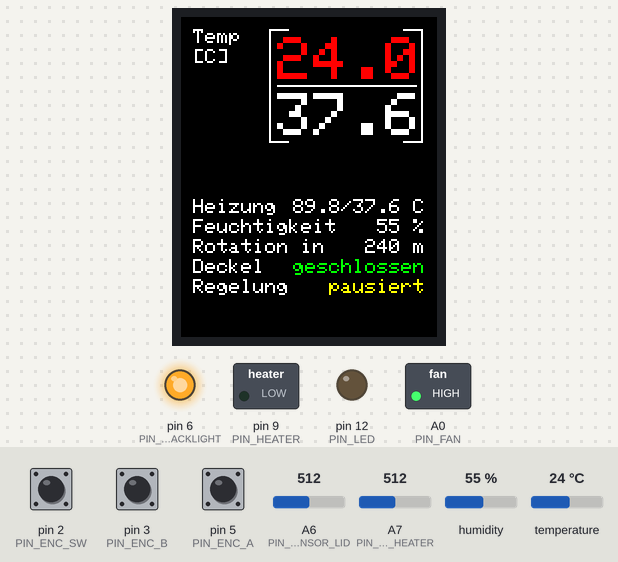
The program below on a simulated Arduino Nano, built with avr-gcc and run on an emulated ATmega328P. Parts: 128×160 colour display, switched loads named in the program (green lamp = pin HIGH), output pins drawn as LEDs (lit = HIGH). The inputs (shaded band) are chosen by the test bench; at power-on: A6 (PIN_SENSOR_LID) = 512, pin 2 (PIN_ENC_SW) HIGH, humidity 55 %, temperature 24 °C, A7 (PIN_SENSOR_TEMP_HEATER) = 512, pin 3 (PIN_ENC_B) HIGH, pin 5 (PIN_ENC_A) HIGH. Pins used as bus, display or sensor lines are not drawn.

Above: at 1.4 s.
1.5 s: A6 (PIN_SENSOR_LID) set to 487
At 3.3 s:
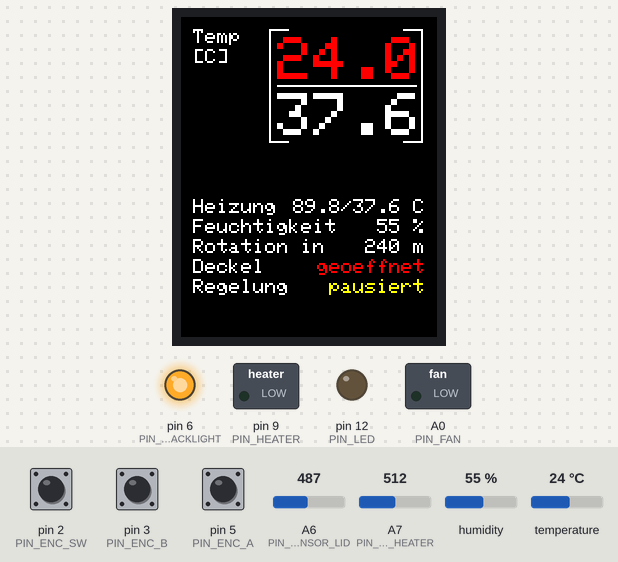
3.6 s: pin 2 (PIN_ENC_SW) pulled LOW for 0.15 s
At 4.4 s:
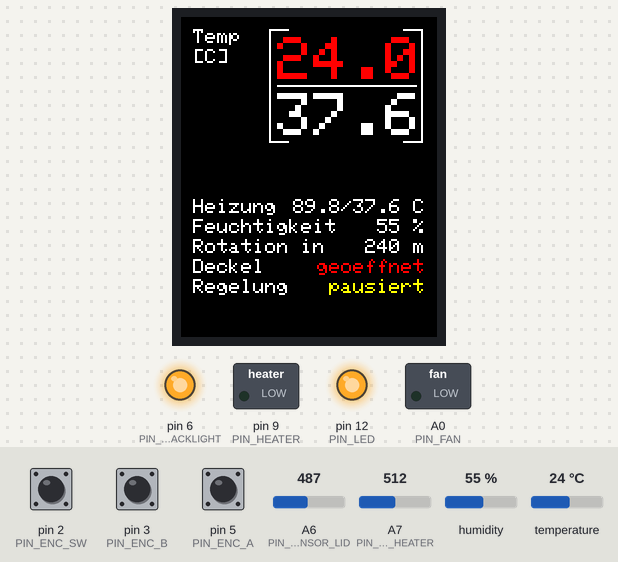
5.3 s: A6 (PIN_SENSOR_LID) set to 716
At 6.7 s:
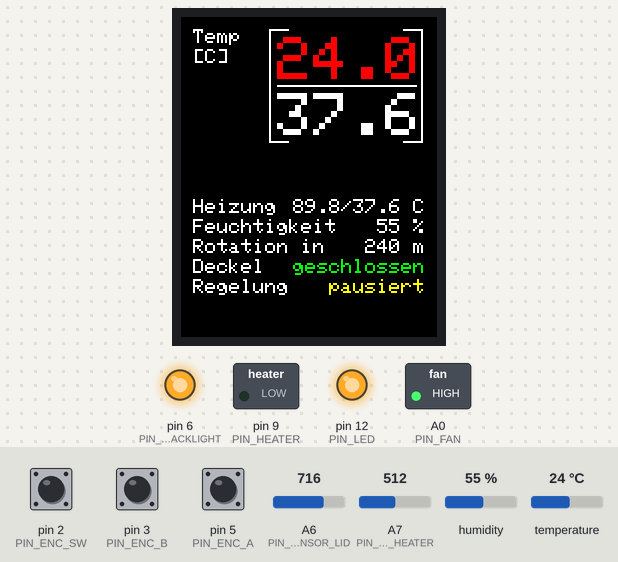
7.8 s: humidity set to 22 %
At 8.7 s:
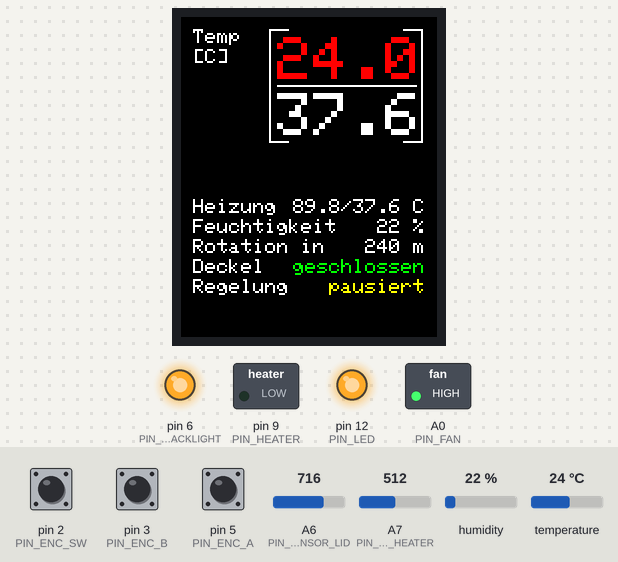
9.8 s: temperature set to 12 °C
At 11.6 s:
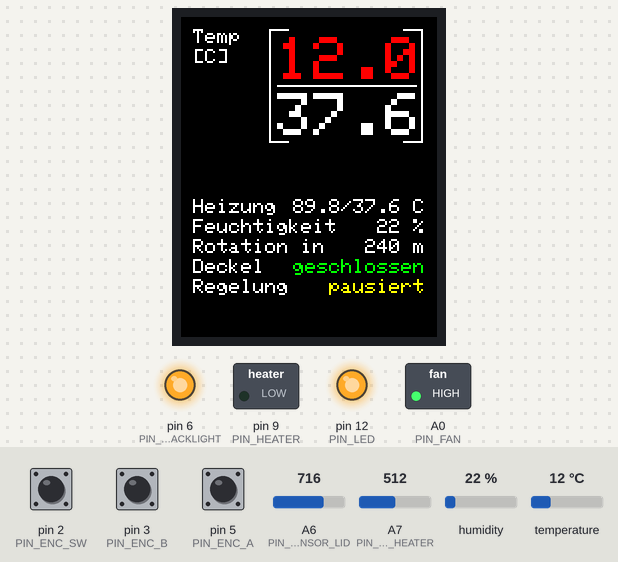
12.0 s: A7 (PIN_SENSOR_TEMP_HEATER) set to 992
At 13.6 s:
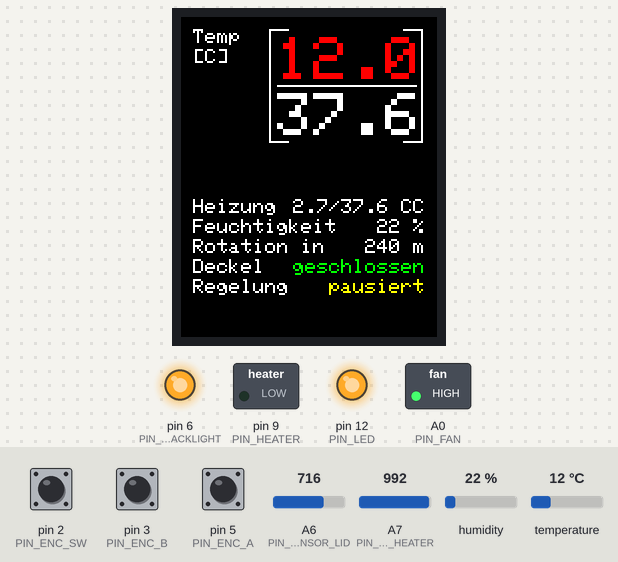
Timing chart, 0 to 15.1 s (numbered marks = the images above; inputs shaded):
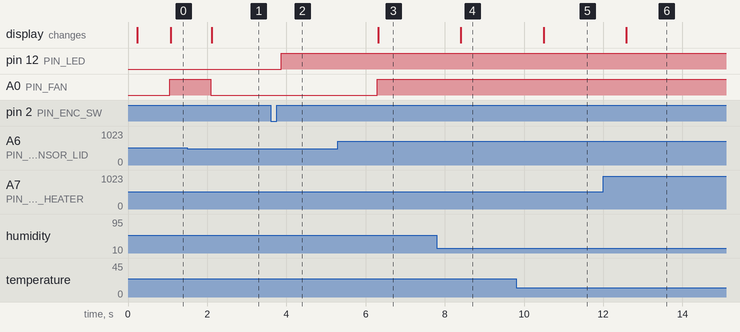

The program:

main.cpp
```cpp
#include <Arduino.h>
#include "definitions.h"
#include "hwInterfaces.h"
#include "display.h"
#include "sensors.h"
#include "controller.h"
#include "appHelpers.h"

//timing
const uint16_t timingEncoder = ENCODER_RESET;
const uint16_t timingDisplay = TIMING_DISPLAY;                    //ms //draw only dynamics //draw statics on toggling display LED
const uint16_t timingSensors = TIMING_SENSORS;                    //ms //read data then request for next round
const uint16_t timingControllerHeater = TIMING_CONTROLLER_HEATER; //ms //inner control loop
const uint16_t timingControllerApp = TIMING_CONTROLLER_APP;       //ms //outer controll loop
const uint16_t timingSecond = 925;                               //ms // timer for stats and motor and ....

//timing vars
uint32_t timingEncoderLast;
uint32_t timingDisplayLast;
uint32_t timingSensorsLast;
uint32_t timingControllerHeaterLast;
uint32_t timingControllerAppLast;
uint32_t timingSecondLast;

void setup()
{
    Serial.begin(SERIAL_BAUD);

    setupHWInterfaces();
    setupSensors();
    setupDisplay();
    setupController();

    digitalWrite(PIN_TFT_BACKLIGHT, 1);
    drawDisplayStatic();
}

void loop()
{
    watchman();

    if ((millis() - timingEncoderLast) >= timingEncoder)
    {
        encClickHandler();
        timingEncoderLast = millis();
    }
    else if ((millis() - timingDisplayLast) >= timingDisplay)
    {
        drawDisplayDynamic();
        timingDisplayLast = millis();
    }
    else if ((millis() - timingSecondLast) >= timingSecond)
    {
        rotate();
        oneSecondTicker();

        if (LIGHT_AUTO_OFF_DELAY > 0)
        {
            lightAutoOff();
        }

        timingSecondLast = millis();
    }
    else if ((millis() - timingSensorsLast) >= timingSensors)
    {
        controllerState(CONTROLLER_PAUSED); //pause
        updateSensorData();
        controllerState(CONTROLLER_ACTIVE); //reactivate;
        timingSensorsLast = millis();
    }
    else if ((millis() - timingControllerHeaterLast) >= timingControllerHeater)
    {
        controllerHeaterRun();
        timingControllerHeaterLast = millis();
    }
    else if ((millis() - timingControllerAppLast) >= timingControllerApp)
    {
        controllerAppRun();
        timingControllerAppLast = millis();
    }
}
```

appHelpers.cpp
```cpp
#include "appHelpers.h"
#include "sensors.h"
#include "controller.h"
#include "hwInterfaces.h"
#include "definitions.h"

uint16_t timeSinceLastRotation = 0; //secons since last rotation
bool rotationEnabled = ROTATION_ENABLED;
char rotationIntervalUnit;
bool statusLidClosedLast;
uint16_t controllerDelay;

uint16_t getTimeUntilRotation()
{
    uint16_t timeUntilRotation = ROTATION_INTERVAL * 60 - timeSinceLastRotation;

    if (timeUntilRotation >= 120)
    {
        timeUntilRotation = (timeUntilRotation + 30) / 60;
        rotationIntervalUnit = 'm';
    }
    else
    {
        rotationIntervalUnit = 's';
    }

    return timeUntilRotation;
}

char getRotationIntervalUnit()
{
    return rotationIntervalUnit;
}

void rotationEnable()
{
    rotationEnabled = !rotationEnabled;
}

bool getRotationStatus()
{
    return rotationEnabled;
}

void rotate()
{
    if (rotationEnabled)
    {
        timeSinceLastRotation += 1;

        if (timeSinceLastRotation >= ROTATION_INTERVAL * 60)
        {
            stepperStep(ROTATION_STEPS);
            timeSinceLastRotation = 0;
        }
    }
}

void oneSecondTicker()
{
    if (controllerDelay > 0)
    {
        controllerDelay -= 1;
    }
}

void watchman()
{
    if (getStatusLidClosed())
    {
        if (getControllerEnabled())
        {
            if (statusLidClosedLast == 0)
            {
                controllerDelay = CONTROLLER_RESTART_DELAY;
            }
            if (controllerDelay != 0)
            {
                controllerState(CONTROLLER_PAUSED);
            }
            else
            {
                controllerState(CONTROLLER_ACTIVE);
            }

            setFan(1);
        }
        else
        {
            controllerState(CONTROLLER_INACTIVE);
            setFan(0);
        }
        statusLidClosedLast = 1;
    }
    else
    {
        setFan(0);
        if (getControllerEnabled())
        {
            controllerState(CONTROLLER_PAUSED);
        }
        else
        {
            controllerState(CONTROLLER_INACTIVE);
        }
        statusLidClosedLast = 0;
    }
}
```

appHelpers.h
```cpp
#pragma once
#include <Arduino.h>

void watchman();
void rotate();
void rotationEnable();
bool getRotationStatus();
uint16_t getTimeUntilRotation();
char getRotationIntervalUnit();
void oneSecondTicker();
```

controller.cpp
```cpp
#include "controller.h"
#include "definitions.h"
#include "sensors.h"

//controller setup
float temperatureAppTarget = TEMPERATURE_APP_TARGET;
const float kp = CONTROLLER_KP;
const float ki = CONTROLLER_KI;
const float kd = CONTROLLER_KD;
const float controllerOutputLimitHeater = CONTROLLER_OUTPUT_LIMIT_HEATER; //pwm ratio //20 kHz setting 800 is max
const float controllerOutputLimitApp = CONTROLLER_OUTPUT_LIMIT_APP;       //°C
bool controllerEnabled = CONTROLLER_START_ACTIVE;
char controllerCurrentState;
float temperatureHeaterTarget = temperatureAppTarget;

//controller vars
float controllerOutputHeater = 0;
float controllerOutputApp;
float errorCurrentHeater;
float errorCurrentApp, errorLastApp;
float derivative;
float integral;

//set inital value for inner control loop
//temperatureHeaterTarget = temperatureAppTarget;

void setupController()
{
    integral = TEMPERATURE_APP_TARGET * 85000.0 - 2066000; //calculated from integral value in stable condition at 37.5 °C. Assumption i is 0 at 24 °C. Slope lowered to avoid overshoot.
}

float getTemperatureHeaterTarget()
{
    return temperatureHeaterTarget;
}

char controllerState()
{
    return controllerCurrentState;
}

void controllerState(char state)
{
    switch (state)
    {
    case CONTROLLER_ACTIVE:
        analogWrite(PIN_HEATER, (int)controllerOutputHeater);
        controllerCurrentState = CONTROLLER_ACTIVE;
        break;
    case CONTROLLER_PAUSED:
        analogWrite(PIN_HEATER, 0);
        controllerCurrentState = CONTROLLER_PAUSED;
        break;
    case CONTROLLER_INACTIVE:
        analogWrite(PIN_HEATER, 0);
        controllerCurrentState = CONTROLLER_INACTIVE;
        break;
    }
}

bool getControllerEnabled()
{
    return controllerEnabled;
}

void controllerEnable()
{
    controllerEnabled = !controllerEnabled;
}

void controllerAppRun()
{
    if (controllerState() == 1)
    {
        errorCurrentApp = temperatureAppTarget - getTemperatureAppCurrent();
        integral += errorCurrentApp * TIMING_CONTROLLER_APP;
        derivative = (errorCurrentApp - errorLastApp) / TIMING_CONTROLLER_APP;

        controllerOutputApp = kp * errorCurrentApp + ki * integral + kd * derivative;

        errorLastApp = errorCurrentApp;

        if (controllerOutputApp > controllerOutputLimitApp)
        {
            controllerOutputApp = controllerOutputLimitApp;
            integral = integral - errorCurrentApp * TIMING_CONTROLLER_APP; //no i windup
        }

        if (controllerOutputApp < 0)
        {
            controllerOutputApp = 0;
        }

        temperatureHeaterTarget = controllerOutputApp;
    }
}
void controllerHeaterRun()
{
    if (controllerState() == 1)
    {
        errorCurrentHeater = temperatureHeaterTarget - getTemperatureHeaterCurrent();
        if (errorCurrentHeater > 0)
        {
            controllerOutputHeater = controllerOutputLimitHeater;
        }
        else
        {
            controllerOutputHeater = 0;
        }
    }
    else
    {
        controllerOutputHeater = 0;
    }
}
```

controller.h
```cpp
#pragma once

#include <Arduino.h>

void controllerEnable();
bool getControllerEnabled();
void controllerHeaterRun();
void controllerAppRun();
void controllerState(char state); //set controller state
char controllerState();           //get controller state
float getTemperatureHeaterTarget();
void setupController();
```

definitions.h
```cpp
#pragma once

//pin definitions
#define PIN_SENSOR_LID A6
#define PIN_STEPPER_DISABLE A1
#define PIN_STEPPER_STEP 4
#define PIN_HEATER 9
#define PIN_SENSOR_TEMP_HEATER A7
#define PIN_SENSOR_HUMIDITY A2
#define PIN_ONEWIRE A3
#define PIN_TFT_CS 10       // TFT chip select
#define PIN_TFT_DC 7        // TFT command or display
#define PIN_TFT_RST 8       // TFT reset
#define PIN_TFT_BACKLIGHT 6 // TFT backlight
#define PIN_ENC_SW 2        //encoder switch
#define PIN_ENC_A 5         //bitwise reading used. Need to change byte value in encoderEvaluate() as well
#define PIN_ENC_B 3         //bitwise reading used. Need to change byte value in encoderEvaluate() as well
#define PIN_FAN A0
#define PIN_LED 12

//other
#define SERIAL_BAUD 115200

//timing
//#define TIMING_ENCODER 250             //ms //interval when click counter resets
#define TIMING_DISPLAY 50             //ms //interval between display redraws (only dynamic values)
#define TIMING_SENSORS 1000           //ms //interval between sensor updates DS18B20 takes about 750ms! Non blocking request is updated next cycle, temp values are therefore min. this time old
#define TIMING_CONTROLLER_HEATER 1000 //ms //interval between running the heater bang-bang-controller
#define TIMING_CONTROLLER_APP 6000    //ms //interval between running the application pid-controller

//controller
#define CONTROLLER_KP 15.0
#define CONTROLLER_KI 0.00004
#define CONTROLLER_KD 0.0
#define CONTROLLER_OUTPUT_LIMIT_HEATER 350 //pwm //800 is max, defined in setupPWM()
#define CONTROLLER_OUTPUT_LIMIT_APP 80.0   //°C //max. allowed heater temperature
#define CONTROLLER_START_ACTIVE 1          //important in case of restart after power outage
#define CONTROLLER_RESTART_DELAY 60         //s //after controller pause wait this long while running the fan before restarting controller

//do not change
#define CONTROLLER_ACTIVE 1
#define CONTROLLER_INACTIVE 0
#define CONTROLLER_PAUSED 2

//application
#define TEMPERATURE_APP_TARGET 37.6   //°C //application target temperature
#define TEMPERATURE_APP_TOLERANCE 0.2 //display temperature in green if within +- this tolerance
#define ROTATION_INTERVAL 60 * 4           //min //interval between rotations
#define ROTATION_STEPS 8000          //steps //stepper steps every time the rotation interval runs out
#define ROTATION_ENABLED 1          //start with rotation active

//other
#define DISPLAY_IDLE_TIME 60         //s //display turns off after this time has passed without input
#define ENCODER_RESET 180            //ms //time after encoder click counter resets
#define LIGHT_ON_START_ENABLE 0      //start with lights active?
#define LIGHT_AUTO_OFF_DELAY 30      //s //seconds until lights turn off automatically //0 to disable
#define LIGHT_AUTO_OFF_DELAY_MAX 60  //s //max settable delay before roll-over
#define LIGHT_AUTO_OFF_DELAY_STEPS 5 //s //amount of change for every encoder click

//stepper detail
#define STEPPER_PULSE_DURATION 50 //µs //time between on and off pulse
#define STEPPER_STEP_DELAY 500    //µs //stepper speed (time between two steps)
```

display.cpp
```cpp
#include "display.h"
#include "definitions.h"
#include "controller.h"
#include "sensors.h"
#include "appHelpers.h"
#include "hwInterfaces.h"
#include "menu.h"
#include <Adafruit_GFX.h>    // Adafruit Grafik-Bibliothek
#include <Adafruit_ST7735.h> // Adafruit ST7735-Bibliothek

uint16_t getPosFromRight(uint16_t characters);
uint8_t getSpacesTo1000(uint16_t number);

Adafruit_ST7735 TFT = Adafruit_ST7735(PIN_TFT_CS, PIN_TFT_DC, PIN_TFT_RST);

//VARS TFT
uint16_t textSize = 1;
uint16_t currentY = 0;
uint16_t currentX = 0;
uint16_t padding = 6;
uint16_t minX = padding;
uint16_t minY = padding;
uint16_t maxX = 127 - (padding - 1); //1 for space after character
uint16_t maxY = 160 - (padding - 1);
uint16_t fontMinWidth = 6;       //multiply by text size
uint16_t fgColor = ST77XX_WHITE; //default foreground color
uint16_t bgColor = ST77XX_BLACK; //default bgColor

void setupDisplay()
{
    TFT.initR(INITR_BLACKTAB); // init ST7735-Chip
    TFT.setRotation(2);
    TFT.fillScreen(bgColor);
    TFT.setTextColor(fgColor, bgColor); //set default colors
}

void drawDisplayDynamic()
{
    //initial values
    TFT.setTextColor(fgColor, bgColor);
    currentX = minX;
    currentY = minY;
    TFT.setTextSize(textSize = 1);

    //app temperature change
    /*
    currentY += (2 + 8) * textSize; //2 free space at textSize=1, 8 text height at textSize=1
    currentY += 25;                 //Space //41
    TFT.drawCircle(currentX + 3, currentY + 3, 3, ST77XX_GREEN);
    TFT.setCursor((currentX + 3) + 3 + 1 + 1, currentY); //circle middle +radius +linewidth +space
    TFT.print("0.07");
    */

    //menu Y41

    currentY = 70;
    TFT.setCursor(currentX = minX, currentY);
    TFT.setTextColor(fgColor, bgColor);

    if (menuIsOpen())
    {
        TFT.print(getCurrentItem());
        TFT.print(" ");
        if (menuItemIsActive())
        {
            TFT.setTextColor(ST77XX_BLUE, bgColor);
        }

        TFT.print(getCurrentValue());
        //TFT.print("inaktiv");
    }
    else
    {
        TFT.print("                    ");
    }

    //heater temperature
    TFT.setTextColor(fgColor, bgColor);
    currentY += (2 + 8) * textSize;
    currentY += 40; //91
    currentY = 91;
    TFT.setCursor(getPosFromRight(11), currentY);
    TFT.print(getTemperatureHeaterCurrent(), 1);
    TFT.print("/");
    TFT.print(getTemperatureHeaterTarget(), 1);
    TFT.print(" C");

    //humidity
    currentY += (2 + 8) * textSize;
    TFT.setCursor(getPosFromRight(5), currentY);
    if (getHumidity() < 100.0)
    {
        TFT.print(" ");
    }
    TFT.print((int)(getHumidity() + 0.5)); //+0.5 for correct rounding
    TFT.print(" %");

    //Stepper
    currentY += (2 + 8) * textSize;
    TFT.setCursor(getPosFromRight(7), currentY);
    if (!getRotationStatus())
    {
        TFT.setTextColor(ST77XX_RED, bgColor);
        TFT.print("inaktiv");
    }
    else
    {
        TFT.setCursor(getPosFromRight(7), currentY);
        TFT.print(" ");
        for (uint8_t i = 0; i < getSpacesTo1000(getTimeUntilRotation()); i++)
        {
            TFT.print(" ");
        }
        TFT.print(getTimeUntilRotation());
        TFT.setCursor(getPosFromRight(2), currentY);
        TFT.print(" ");
        TFT.print(getRotationIntervalUnit());
    }

    TFT.setTextColor(fgColor, bgColor);

    //lid status
    currentY += (2 + 8) * textSize;
    TFT.setCursor(getPosFromRight(11), currentY);
    if (getStatusLidClosed())
    {
        TFT.setTextColor(ST77XX_GREEN, bgColor);
        TFT.print("geschlossen");
    }
    else
    {
        TFT.setTextColor(ST77XX_RED, bgColor);
        TFT.print("  geoeffnet");
    }

    //controller status
    currentY += (2 + 8) * textSize;
    TFT.setCursor(getPosFromRight(8), currentY);
    switch (controllerState())
    {
    case CONTROLLER_INACTIVE:
        TFT.setTextColor(ST77XX_RED, bgColor);
        TFT.print(" inaktiv");
        break;
    case CONTROLLER_PAUSED:
        TFT.setTextColor(ST77XX_YELLOW, bgColor);
        TFT.print("pausiert");
        break;
    case CONTROLLER_ACTIVE:
        TFT.setTextColor(ST77XX_GREEN, bgColor);
        TFT.print("   aktiv");
        break;
    }

    //debug counter
    currentY += (2 + 8) * textSize;
    TFT.setCursor(getPosFromRight(8), currentY);
    //TFT.print(counter);
    //TFT.print(getEncClicks());

    //application temperature
    TFT.setCursor(48, 10);
    TFT.setTextSize(textSize = 3);
    TFT.setTextColor(ST77XX_RED, bgColor);
    if (getTemperatureAppCurrent() < -100.0) //error value = -127.0
    {
        TFT.print("err");
    }
    else
    {
        if (abs(getTemperatureAppCurrent() - TEMPERATURE_APP_TARGET) <= TEMPERATURE_APP_TOLERANCE)
        {
            TFT.setTextColor(ST7735_GREEN, bgColor);
        }
        TFT.print(getTemperatureAppCurrent(), 1);
    }

    TFT.setTextColor(fgColor);
    TFT.setCursor(48, 10 + textSize * 8 + 2 + 2);
    TFT.print(TEMPERATURE_APP_TARGET, 1);
}

void drawDisplayStatic()
{
    //"Temp [C]"
    currentX = minX;
    currentY = minY;
    TFT.setTextSize(textSize = 1);
    TFT.setCursor(currentX, currentY);
    TFT.print("Temp");
    currentY += (2 + 8) * textSize; //2 free space at textSize=1, 8 text height at textSize=1
    TFT.setCursor(currentX, currentY);
    TFT.print("[C]");

    //stability value

    currentY += 25; //Space
    //draw change status circle and print change rate
    currentY += (2 + 8) * textSize;
    TFT.setCursor(currentX, currentY);
    //TFT.print("C/60s");

    //Additional info
    currentY += 40;
    TFT.setCursor(currentX, currentY);
    TFT.print("Heizung");

    currentY += (2 + 8) * textSize;
    TFT.setCursor(currentX, currentY);
    TFT.print("Feuchtigkeit");

    //stepper
    currentY += (2 + 8) * textSize;
    TFT.setCursor(currentX, currentY);
    TFT.print("Rotation in");

    currentY += (2 + 8) * textSize;
    TFT.setCursor(currentX, currentY);
    TFT.print("Deckel");

    currentY += (2 + 8) * textSize;
    TFT.setCursor(currentX, currentY);
    TFT.print("Regelung");

    TFT.setTextSize(textSize = 3);
    TFT.drawFastVLine(44, 6, textSize * 8 * 2 + 9, fgColor);
    TFT.drawFastHLine(44, 6, 10, fgColor);
    TFT.drawFastHLine(44, textSize * 8 * 2 + 7 + 7, 10, fgColor);

    TFT.drawFastVLine(120, 6, textSize * 8 * 2 + 9, fgColor);
    TFT.drawFastHLine(120, 6, -10, fgColor);
    TFT.drawFastHLine(120, textSize * 8 * 2 + 7 + 7, -10, fgColor);

    TFT.drawFastHLine(48, 10 + textSize * 8, textSize * 6 * 4 - 2, fgColor);
}

uint16_t getPosFromRight(uint16_t characters)
{
    return maxX - characters * fontMinWidth * textSize;
};

/*
void drawDisplayDynamic(int16_t counter)
{
    digitalWrite(PIN_TFT_BACKLIGHT, 1);
    TFT.setCursor(10,10);
    TFT.setTextSize(3);
    TFT.print(counter);
};*/

uint8_t getSpacesTo1000(uint16_t number)
{
    uint8_t spaces = 0;
    if (number < 1000)
    {
        spaces += 1;
    }
    if (number < 100)
    {
        spaces += 1;
    }
    if (number < 10)
    {
        spaces += 1;
    }
    return spaces;
}
```

display.h
```cpp
#pragma once

#include <Arduino.h>

void setupDisplay();
void drawDisplayStatic();
void drawDisplayDynamic();
```

sensors.h
```cpp
#pragma once
void setupSensors();
void updateSensorData();
float getTemperatureAppCurrent();
float getTemperatureHeaterCurrent();
float getHumidity();
bool getStatusLidClosed();
```

Source omitted: hwInterfaces.cpp (6609 bytes), hwInterfaces.h (423 bytes), menu.cpp (2577 bytes), menu.h (487 bytes), sensors.cpp (2486 bytes)

Measured:
- the behaviour switches between 500 and 499 on A6 (PIN_SENSOR_LID) (found by bisection; images 0 and 1)
- after the input at 1.5 s, A0 (PIN_FAN): HIGH → LOW after 0.59 s; the display: changes after 0.61 s (image 1)
- after the input at 3.6 s, pin 12 (PIN_LED): LOW → HIGH after 0.28 s
- after the input at 5.3 s, A0 (PIN_FAN): LOW → HIGH after 1.0 s; the display: changes after 1.0 s (image 3)
- after the input at 7.8 s, the display: changes after 0.60 s (image 4)
- after the input at 9.8 s, the display: changes after 0.70 s (image 5)
- after the input at 12.0 s, the display: changes after 0.58 s (image 6)
